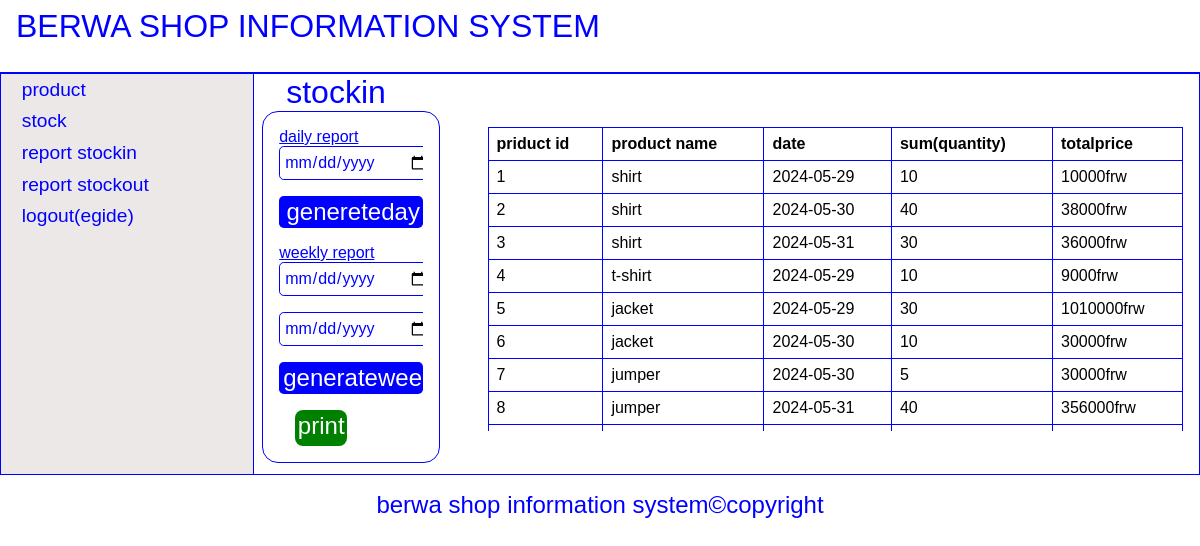
Page /php/home.php?repoin (signed in) on the committed database.
### tables this page shows
CREATE TABLE `product` (
  `id` int(3) UNSIGNED ZEROFILL NOT NULL,
  `productname` varchar(30) NOT NULL
);

### php/stockin.php (the view, shortened to what this page needs)
<?php
include '../connect.php';
$select = $conn->query("select*,sum(totalprice),sum(quantity) from stockin ,product where product.id=stockin.pid
group by id,date");
?>
<!DOCTYPE html>
<html lang="en">
<head>
</head>
<body>
    <div class="head">stockin</div>
    <div class="report" >
        <form action="#" method="post">
            <p>
                <u>daily report</u>
                <input type="date" name="date" id="">
                <input type="submit" value="genereteday" name="gen">
            </p>
            <p>
                <u>weekly report</u>
                <input type="date" name="sdate" id="">
                <input type="date" name="edate" id="">
                <input type="submit" value="generateweek" name='gen'>
            </p>
            <div class="print">print</div>
        </form>
    </div>
    <div class="table" style='margin-left:23%'>
     <?php if(mysqli_num_rows($select)>0){?>
        <table  width='100px'>
            <tr>
                <th>priduct id </th>
                <th>product name</th>
                <th>date</th>
                <th>sum(quantity)</th>
                <th>totalprice</th>
            </tr>
            <?php $y=1; foreach($select as $x){?>
            <tr>
                <td><?=$y++?></td>
                <td><?=$x['productname']?></td>
                <td><?=$x['date']?></td>
                <td><?=$x['quantity']?></td>
                <td><?=$x['sum(totalprice)']?>frw</td>
            </tr>
            <?php }?>
            </table>
            <?php }else echo "<h1>!!!!no result found</h1>"?>
     </div>
</body>
</html>

### css/style.css (style rules this page uses)
* { padding:0px; margin:0px; font-family: Arial, Helvetica, sans-serif; overflow: hidden; color: blue; }
.head { padding-left: 2pc; font-size: 2pc; text-decoration: double; }
.table { padding: 1pc; display: flex; max-height: 18pc; overflow-y: scroll; }
table { width:100%; border-collapse: collapse; border: solid blue solid; }
th { text-align: left; color: black; border: solid blue 1px; height: 2pc; padding-left: 0.5pc; }
td { height: 2pc; padding-left: 0.5pc; color: black; border: 1px solid blue; }
.report { position: absolute; margin:-2pc -4pc; }
.print { background-color: green; color: white; width: 3pc; padding: 2px; text-align: center; margin-left: 1pc; font-size: 1.5pc; border-radius: 0.5pc; height: 2pc; cursor: pointer; }

### css/form-table.css (style rules this page uses)
form { color: blue; background-color: white; width: 40%; border: 1px solid blue; display: flex; flex-direction: column; padding:1pc; margin:2pc 20%; border-radius: 1pc; animation: anm 1s }
input,select { width:100%; height:2pc; border: 1px solid blue; padding-left: 4px; outline: none; font-size: 1pc; border-radius: 0.3pc; margin-bottom: 1pc; }
input[type=submit] { background-color: blue; border: none; border-radius: 0.3pc; color: white; font-size: 1.5pc; }
.report { width:30%; }

### rows in the picture
product: productname "shirt", date "2024-05-29", quantity "10", sum "10000", date "2024-05-30", quantity "40", sum "38000", date "2024-05-31", quantity "30", sum "36000"
product: productname "t-shirt", date "2024-05-29", quantity "10", sum "9000"
product: productname "jacket", date "2024-05-29", quantity "30", sum "1010000", date "2024-05-30", quantity "10", sum "30000"
product: productname "jumper", date "2024-05-30", quantity "5", sum "30000", date "2024-05-31", quantity "40", sum "356000"

### other values in the picture
$_SESSION['username'] "egide"
